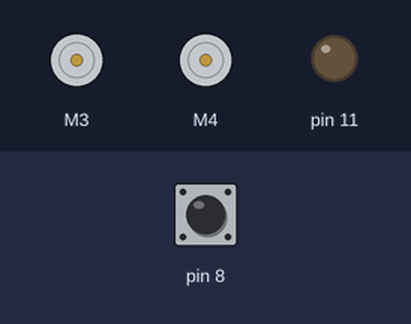
A sketch run on a simulated Arduino Uno, built with avr-gcc and run on an emulated ATmega328P. On the bench: 2 × DC motor (green arrow = forward, orange = backward, longer = faster), output pins drawn as LEDs (lit = HIGH). The test bench sets the inputs (shaded band); at power-on: pin 8 HIGH.

Above: at 0.1 s.
At 5.1 s:
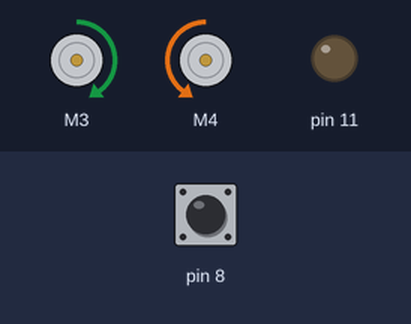
Timing chart, 0 to 6.6 s (numbered marks = the images above):
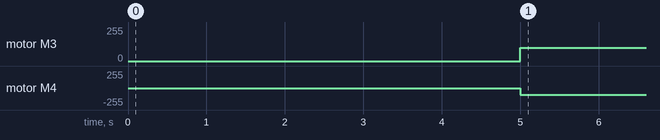

Measured:
- by itself, motor M3: stopped → forward 100/255 at 5.0 s
- by itself, motor M4: stopped → backward 100/255 at 5.0 s

The sketch:

Test_turnRight90AlignLeft.ino
```cpp
#include <Adafruit_MotorShield.h>
#include <Wire.h>
#include <Angus_Lib.h>

void setup() {
  // put your setup code here, to run once:
  Serial.begin(57600);
  initialize();
  delay(5000);

  turnRight90AlignLeft(100);
}

void loop() {
  // put your main code here, to run repeatedly:

}
```
